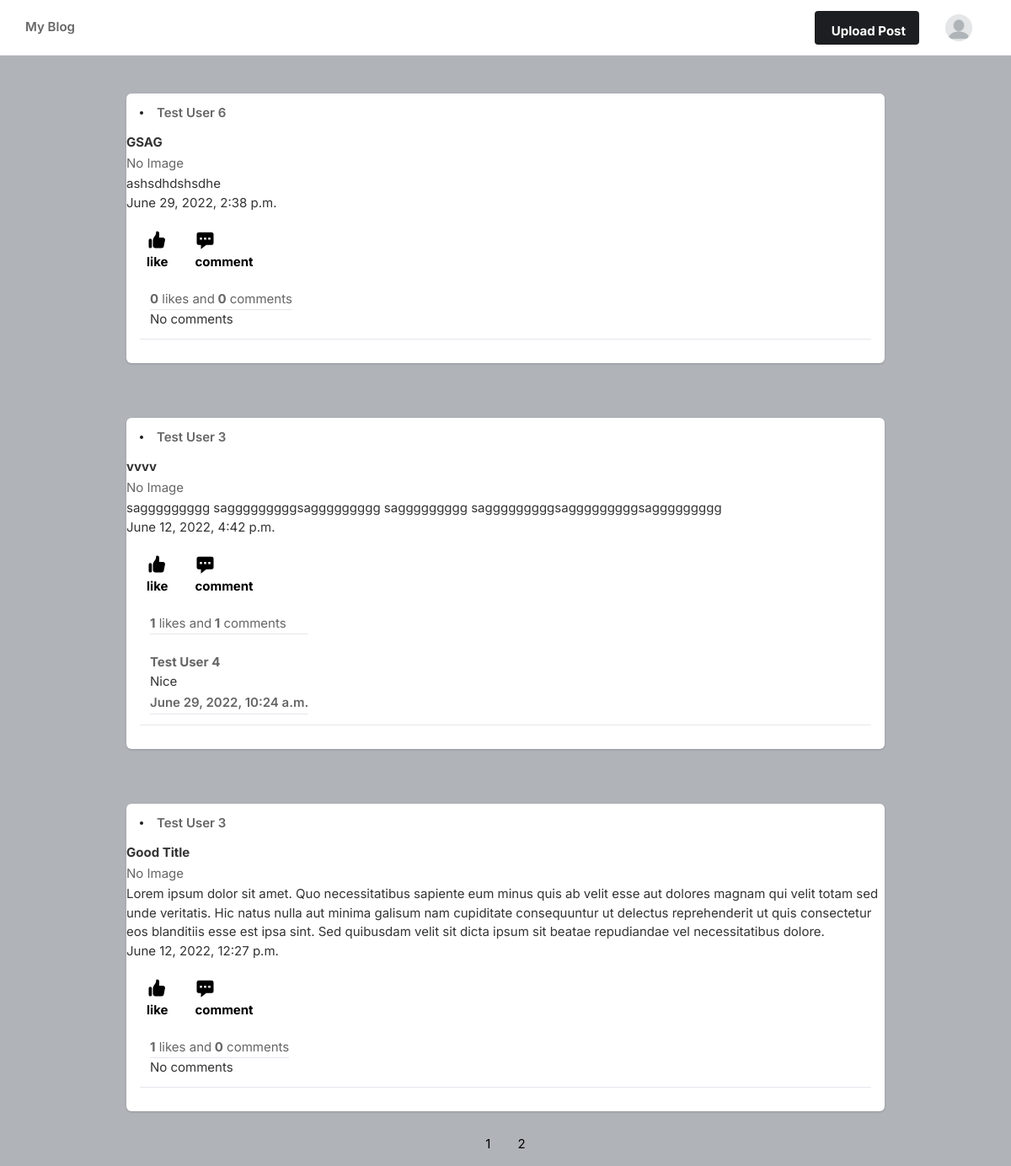
Before: /main/ (signed in) with the older database file.
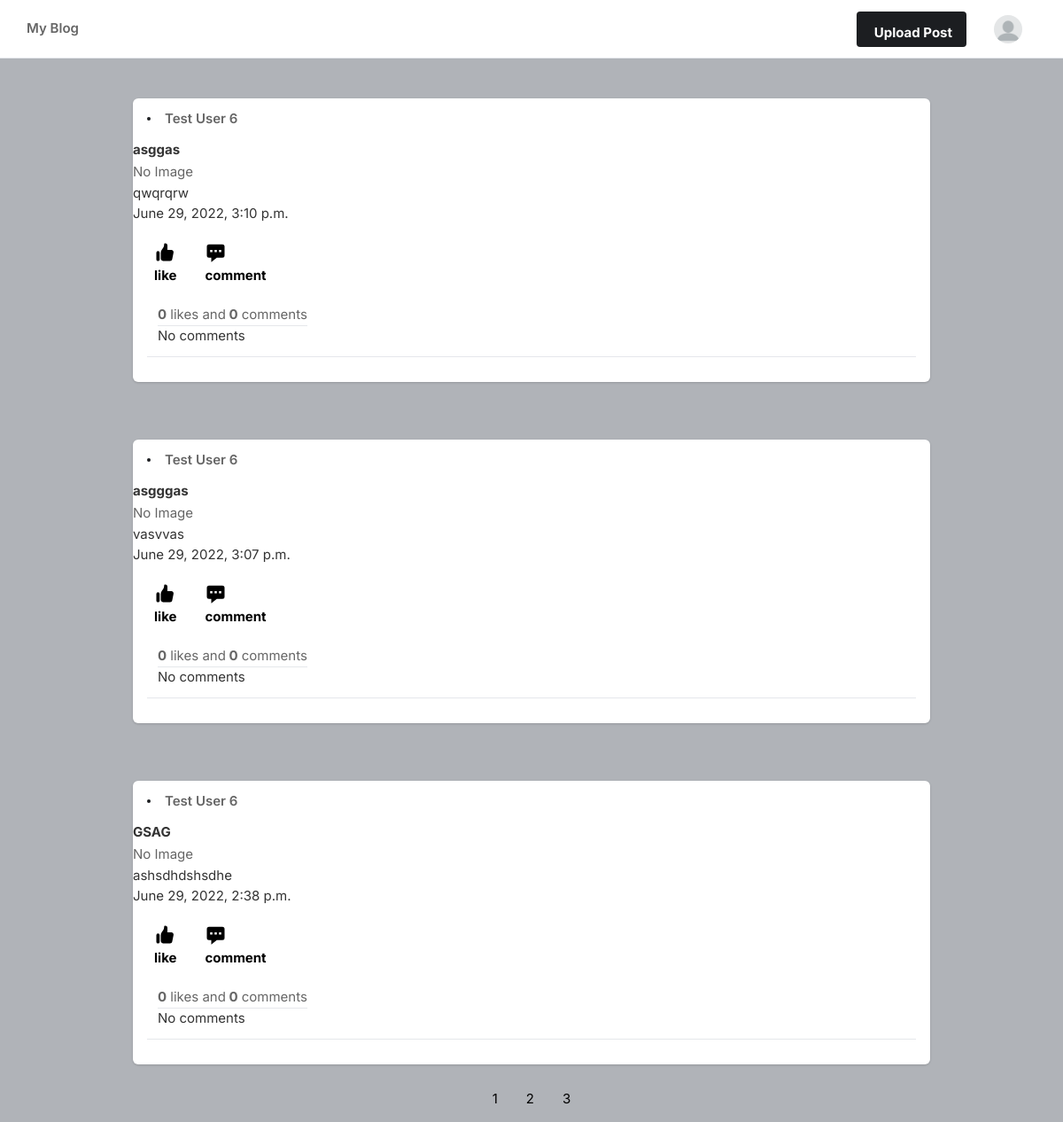
After: the same page with the newer database file.
### mainapp/models.py (models this page shows, shortened)
class Post(models.Model):
    title = models.CharField(max_length=255)
    text = models.TextField()
    image = models.ImageField(upload_to='images/',
                              validators=[validate_file_size,
                                          allowed_extention],
                              null=True, blank=True)
    created_at = models.DateTimeField(auto_now_add=True)
    number_of_likes = models.IntegerField(default=0, null=True, blank=True)
    author = models.ForeignKey(
        user, on_delete=models.CASCADE)

class Comment(models.Model):
    post = models.ForeignKey(Post, on_delete=models.CASCADE,
                             related_name='comments', default=0, null=True, blank=True)
    text = models.TextField()
    commented_at = models.DateTimeField(auto_now_add=True)
    author = models.ForeignKey(user, on_delete=models.CASCADE)

### mainapp/views.py (the view)
# urls.py: path('main/', MainView.as_view(), name='main'),
class MainView(LoginRequiredMixin, ListView):
    template_name = 'main.html'
    login_url = login_url
    queryset = Post.objects.all()
    context_object_name = 'posts'
    paginate_by = 3
    ordering = ['-created_at']
    def get_context_data(self, **kwargs):
        context = super().get_context_data(**kwargs)
        context['user_image'] = Profile.objects.get(user=self.request.user)
        return context

### templates/main.html (shortened to what the changed rows need)
{% load static %}
<!DOCTYPE html>
<html lang="en">
<head>
    <link rel="stylesheet" href="{% static 'assets/css/icons.css' %}">
    <link rel="stylesheet" href="{% static 'assets/css/uikit.css' %}">
    <link rel="stylesheet" href="{% static 'assets/css/style.css' %}">
    <link rel="stylesheet" href="{% static 'assets/css/tailwind.css' %}">
</head>
<body>
            {% for p in posts %}
            <div class="container m-auto">
                    <div class="space-y-5 flex-shrink-5 lg:w-7/20">
                        <div class="bg-white shadow rounded-md  -mx-2 lg:mx-0">
                            <div class="flex justify-between items-center px-4 py-3">
                                <div class="flex flex-1 items-center space-x-4">
                                        <div class="bg-gradient-to-tr from-yellow-600 to-pink-600 p-0.5 rounded-full">
                                        </div>
                                    <a href="/profile?user_pk={{p.author.pk}}"
                                    <span class="block capitalize font-semibold "> {{p.author}} </span>
                                </a>
                                </div>
                            </div>
                            <div uk-lightbox>
                                <h2><strong>{{p.title}}</strong></h2>
                                {% if p.image %}
                                <img src="{{p.image.url}}"></img>
                                {% else %}
                                <p>No Image</p>
                                {% endif %}
                                <h1>{{p.text}}</h1>
                                <h1>{{p.created_at}}</h1>
                            </div>
                            <div class="py-3 px-4 space-y-3">
                                <div class="flex space-x-4 lg:font-bold">
                                    <a href="/like_post?post_id={{p.pk}}" class="flex items-center space-x-2">
                                        <div class="p-2 rounded-full text-black">
                                            <p>like</p>
                                        </div>
                                    </a>
                                    <a href="/comment/?post_id={{p.pk}}" class="flex items-center space-x-2">
                                        <div class="p-2 rounded-full text-black">
                                            <svg xmlns="http://www.w3.org/2000/svg" viewBox="0 0 20 20" fill="currentColor" width="25" height="25" class="">
                                                <path fill-rule="evenodd" d="M18 5v8a2 2 0 01-2 2h-5l-5 4v-4H4a2 2 0 01-2-2V5a2 2 0 012-2h12a2 2 0 012 2zM7 8H5v2h2V8zm2 0h2v2H9V8zm6 0h-2v2h2V8z" clip-rule="evenodd" />
                                            </svg>
                                            <p>comment</p>
                                        </div>
                                    </a>
                                </div>
                                <div class="flex items-center space-x-3">
                                    <div class="">
                                         <strong>{{p.number_of_likes}}</strong> likes and<strong>
                                             {{p.comments.count}}</strong> comments
                                             <hr>
                                             {% if not p.comments.all %}
                                             <h2>No comments</h2>
                                             {% else %}
                                             {% for comment in p.comments.all %}
                                             <br>
                                             <strong>{{comment.author}}</strong>
                                             <br>
                                             <h2>{{comment.text}}</h2>
                                             <p class="font-semibold">{{comment.commented_at}}</p>
                                             <hr>
                                             {% endfor %}
                                             {% endif %}
                                            </div>
                                        </div>
                                        <div class="border-t pt-4 space-y-4 ">
                                        </div>
                                    </div>
                                </div>
                                {% endfor %}
                <div class="center">
                    <div class="pagination">
                        <ul>
                            {% for p in paginator.page_range %}
                            <a href="?page={{ p }}">{{ p }}</a>
                            {% endfor %}
                        </ul>
                    </div>
                </div>
</body>
</html>

Changed rows visible on the page:
no longer on this page (row unchanged): Post: author "Test User 3", title "vvvv", image "No Image", text "saggggggggg sagggggggggsaggggggggg saggggggggg sagggggggggsagggggggggsaggggggggg", created_at "June 12, 2022, 4:42 p.m.", number_of_likes "1", comments.count "1"
no longer on this page (row unchanged): Comment: author "Test User 4", text "Nice", commented_at "June 29, 2022, 10:24 a.m."
no longer on this page (row unchanged): Post: author "Test User 3", title "Good Title", image "No Image", text "Lorem ipsum dolor sit amet. Quo necessitatibus sapiente eum minus quis ab velit esse aut dolores magnam qui velit totam sed unde veritatis. Hic natus nulla aut minima galisum nam cupiditate consequuntur ut delectus reprehenderit ut quis consectetur eos blanditiis esse est ipsa sint. Sed quibusdam velit sit dicta ipsum sit beatae repudiandae vel necessitatibus dolore.", created_at "June 12, 2022, 12:27 p.m.", number_of_likes "1", comments.count "0", shows "No comments"
added Post: author "Test User 6", title "asggas", image "No Image", text "qwqrqrw", created_at "June 29, 2022, 3:10 p.m.", number_of_likes "0", comments.count "0", shows "No comments"
added Post: author "Test User 6", title "asgggas", image "No Image", text "vasvvas", created_at "June 29, 2022, 3:07 p.m.", number_of_likes "0", comments.count "0", shows "No comments"
Other visible differences:
new list line: "3"
